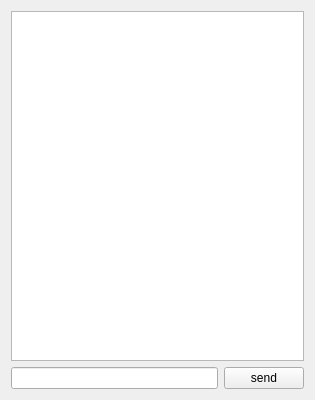
<?xml version="1.0" encoding="UTF-8"?>
<ui version="4.0">
 <class>IrcClient</class>
 <widget class="QMainWindow" name="IrcClient">
  <property name="geometry">
   <rect>
    <x>0</x>
    <y>0</y>
    <width>315</width>
    <height>400</height>
   </rect>
  </property>
  <property name="windowTitle">
   <string>IrcClient</string>
  </property>
  <widget class="QWidget" name="chatWidget">
   <layout class="QGridLayout" name="gridLayout_2">
    <item row="1" column="0">
     <widget class="QLineEdit" name="sendEdit"/>
    </item>
    <item row="1" column="1">
     <widget class="QPushButton" name="sendBut">
      <property name="text">
       <string>send</string>
      </property>
     </widget>
    </item>
    <item row="0" column="0" colspan="2">
     <widget class="QListWidget" name="listWidget"/>
    </item>
   </layout>
  </widget>
 </widget>
 <layoutdefault spacing="6" margin="11"/>
 <resources>
  <include location="IrcClient.qrc"/>
 </resources>
 <connections/>
</ui>
